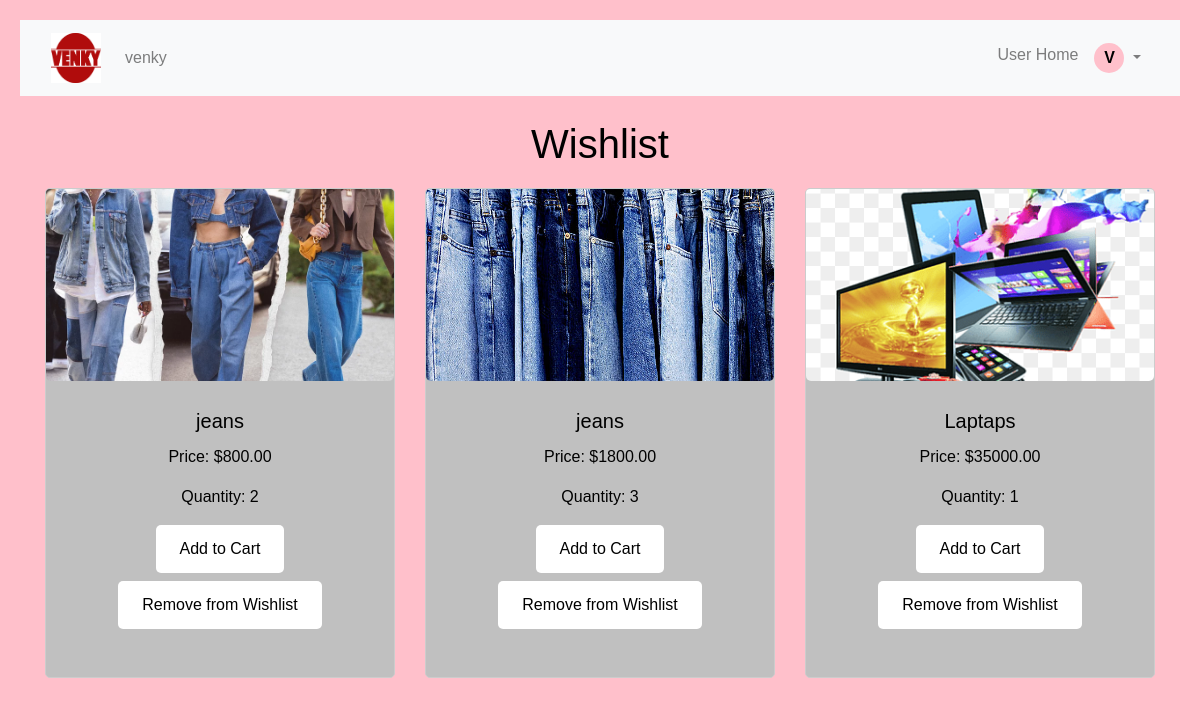
The app's page /wishlist/ (signed in), older data.
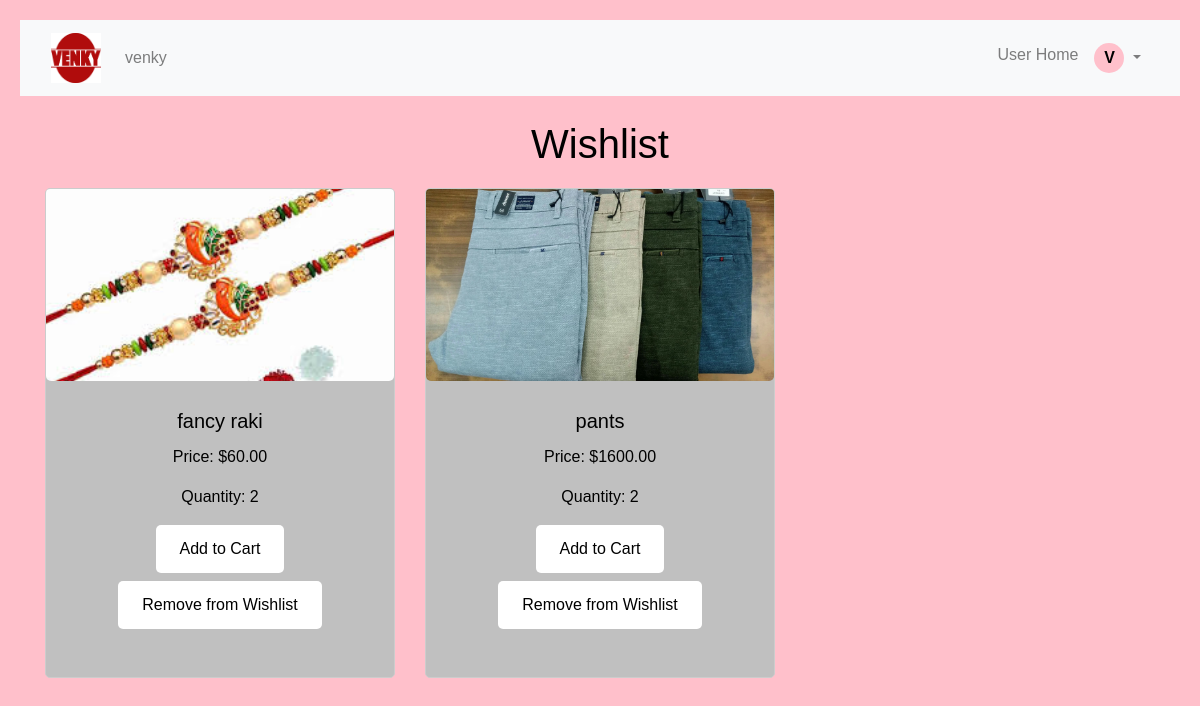
The same page, newer data.
### Credentialsapp/models.py (models this page shows, shortened)
class Wishlist(models.Model):
    user = models.ForeignKey(User, on_delete=models.CASCADE, related_name='wishlists')
    product = models.ForeignKey(Product, on_delete=models.CASCADE)
    created_at = models.DateTimeField(auto_now_add=True)
    class Meta:
        unique_together = ('user', 'product')

class Product(models.Model):
    dealer = models.ForeignKey(User, on_delete=models.CASCADE, blank=True, null=True, related_name='products')
    name = models.CharField(max_length=100)
    country = models.CharField(max_length=100)
    quantity = models.PositiveIntegerField(default=0)
    price = models.DecimalField(max_digits=10, decimal_places=2)
    image = models.ImageField(upload_to='product_images/', blank=True, null=True)
    created_at = models.DateTimeField(default=timezone.now)
    category = models.ForeignKey(Category, on_delete=models.CASCADE, null=True, blank=True)

### Credentialsapp/views.py (the view)
# urls.py: path('wishlist/', views.wishlist, name='wishlist'),
@login_required
def wishlist(request):
    wishlist_items = Wishlist.objects.filter(user=request.user)
    return render(request, 'wishlist.html', {'wishlist_items': wishlist_items})

### Credentialsapp/templates/wishlist.html (shortened to what this page needs)
{% extends 'base.html' %}
{% block content %}
    <h1 class="wishlist-heading">Wishlist</h1>
    <div class="row">
        {% for item in wishlist_items %}
            <div class="col-md-4 mb-4">
                <div class="card h-100">
                    {% if item.product.image %}
                        <div class="card-img-container">
                            <img src="{{ item.product.image.url }}" alt="{{ item.product.name }} Image" class="card-img-top mb-3">
                        </div>
                    {% else %}
                        <p>No image available</p>
                    {% endif %}
                    <div class="card-body">
                        <h5 class="card-title">{{ item.product.name }}</h5>
                        <p class="card-text">Price: ${{ item.product.price }}</p>
                        <p class="card-text">Quantity: {{ item.product.quantity }}</p>
                        <form method="post" action="{% url 'add_to_cart' item.product.id %}" class="mb-2">
                            <button type="submit" class="btn btn-primary btn-sm">Add to Cart</button>
                        </form>
                        <form method="post" action="{% url 'remove_from_wishlist' item.id %}">
                            <button type="submit" class="btn btn-danger mb-2">Remove from Wishlist</button>
                        </form>
                    </div>
                </div>
            </div>
        {% empty %}
            <div class="col">
                <p class="wishlist-empty">Your wishlist is empty.</p>
            </div>
        {% endfor %}
    </div>
{% endblock %}

Row changes from the older to the newer data that the page shows:
removed Wishlist: product.image (picture), product.name "jeans", product.price "800.00", product.quantity "2"
removed Wishlist: product.image (picture), product.name "jeans", product.price "1800.00", product.quantity "3"
removed Wishlist: product.image (picture), product.name "Laptaps", product.price "35000.00", product.quantity "1"
added Wishlist: product.image (picture), product.name "fancy raki", product.price "60.00", product.quantity "2"
added Wishlist: product.image (picture), product.name "pants", product.price "1600.00", product.quantity "2"
